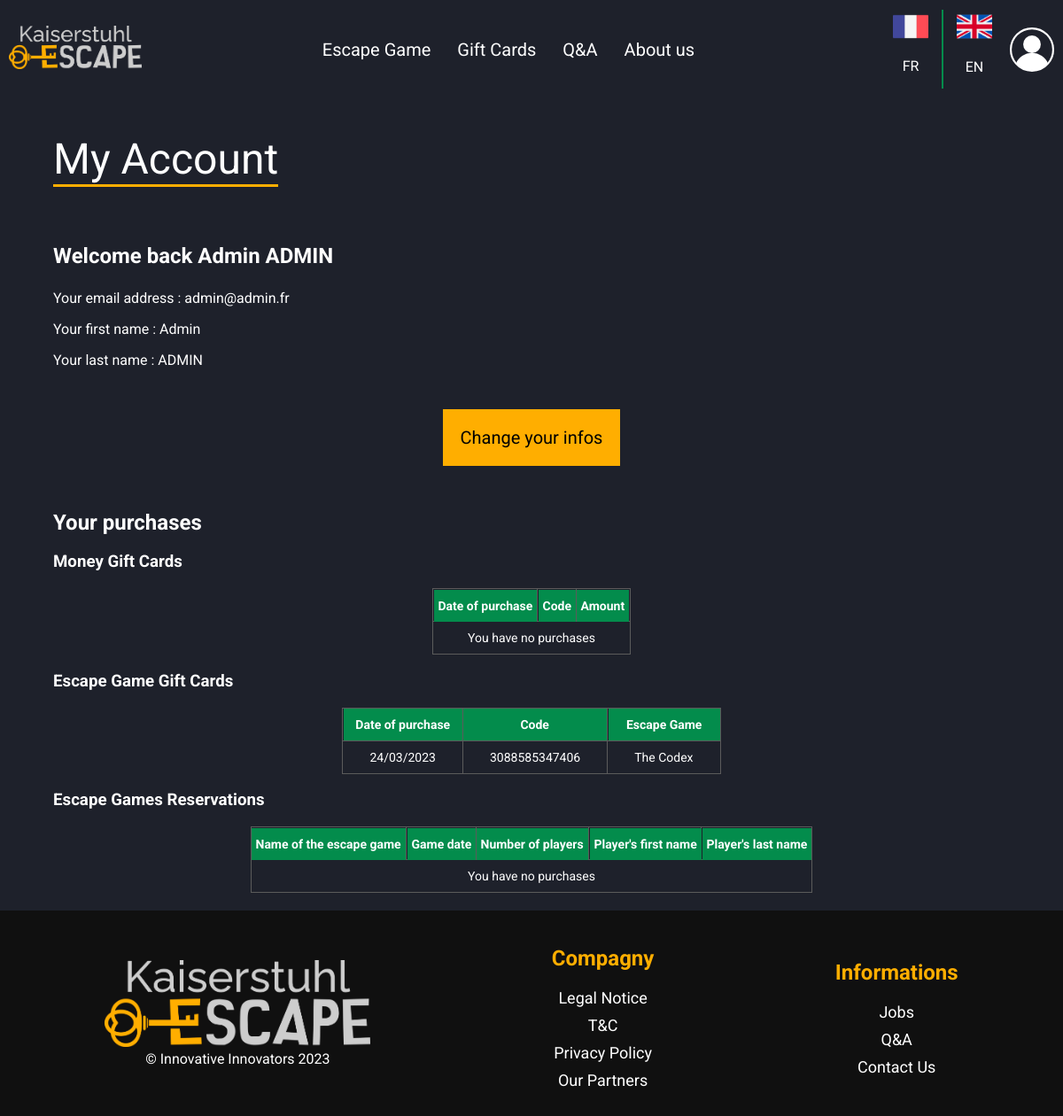
The page /index.php?action=account (signed in) on the database its author committed.
### tables this page shows
CREATE TABLE `user` (
  `id_user` int(11) NOT NULL,
  `email` varchar(255) DEFAULT NULL,
  `password` varchar(255) DEFAULT NULL,
  `firstName` varchar(32) DEFAULT NULL,
  `lastName` varchar(32) DEFAULT NULL,
  `rights` set('superadmin','editor','management','jobs','admin') DEFAULT NULL,
  `token` varchar(255) NOT NULL
);

CREATE TABLE `giftCard` (
  `id_giftCard` int(11) NOT NULL,
  `buyingDate` date DEFAULT NULL,
  `type` enum('money','escapeGame') DEFAULT NULL,
  `code` varchar(32) DEFAULT NULL,
  `usageDate` date DEFAULT NULL,
  `id_giftCardAmount` int(11) DEFAULT NULL,
  `id_escapeGame` int(11) DEFAULT NULL,
  `id_user` int(11) DEFAULT NULL
);

CREATE TABLE `escapeGame` (
  `id_escapeGame` int(11) NOT NULL,
  `name` varchar(64) DEFAULT NULL,
  `nameFR` varchar(64) DEFAULT NULL,
  `description` text DEFAULT NULL,
  `descriptionFR` text DEFAULT NULL,
  `address` varchar(255) DEFAULT NULL,
  `duration` int(11) NOT NULL,
  `x` float DEFAULT NULL,
  `y` float DEFAULT NULL,
  `visible` tinyint(1) DEFAULT NULL,
  `onFront` tinyint(1) DEFAULT NULL,
  `price2_3Persons` float DEFAULT NULL,
  `price4Persons` float DEFAULT NULL,
  `price5Persons` float DEFAULT NULL,
  `price6Persons` float DEFAULT NULL,
  `price7Persons` float DEFAULT NULL,
  `price8Persons` float DEFAULT NULL,
  `price9Persons` float DEFAULT NULL,
  `price10Persons` float DEFAULT NULL,
  `price11Persons` float DEFAULT NULL,
  `price12Persons` float DEFAULT NULL,
  `price12PlusPersons` float DEFAULT NULL,
  `difficulty` enum('Beginner','Easy','Medium','Hard','Extreme') DEFAULT NULL,
  `difficultyFR` enum('Débutant','Facile','Moyen','Difficile','Extrême') DEFAULT NULL
);

### vue/vue.class.php (called while the page is built, shortened)
<?php
class vue
{
    private $fichierVue;
    public function __construct($action)
    {
        $this->fichierVue = "vue/vue" . $action . ".php";
    }
    public function afficher($data, $title)
    {
        require $this->fichierVue;
        require "gabarit.php";
    }
}

### controleur/ctrLogin.class.php (called while the page is built, shortened)
<?php
require_once "modele/user.class.php";
require_once "modele/giftCards.class.php";
require_once "vue/vue.class.php";
class ctrLogin
{
    private $objUser;
    private $objGiftCards;
    public function __construct()
    {
        $this->objUser = new user();
        $this->objGiftCards = new giftCards();
    }
    public function account()
    {
        $user = $this->objUser->getUserInfo($_SESSION["id"]);
        $moneyCards = $this->objGiftCards->getMoneyCardsUser($_SESSION["id"]);
        $escapeCards = $this->objGiftCards->getEscapeCardsUser($_SESSION["id"]);
        $reservation = $this->objUser->getReservationUser($_SESSION["id"]);
        $title = "My account - Kaiserstuhl escape";
        $objVue = new vue("Account");
        $objVue->afficher(array("user" => $user, "moneyCards" => $moneyCards, "escapeCards" => $escapeCards, "reservation" => $reservation), $title);
    }
}

### index.php (called while the page is built, shortened)
<?php
require "includes/default_config.php";
require "controleur/routeur.class.php";
require_once "modele/user.class.php";
$objRouteur = new Routeur();
$objRouteur->routeurRequete();

### modele/user.class.php (called while the page is built, shortened)
<?php
require_once "modele/bdd.class.php";
class user extends bdd
{
    public function getUserInfo($id)
    {
        $req = "SELECT email, firstName, lastName, rights FROM user WHERE id_user = ?";
        $user = $this->execReqPrep($req, array($id));
        return $user[0];
    }
}

### includes/default_config.php (called while the page is built, shortened)
<?php
$conf = new stdClass();
$conf->DBHOST = config::$DBHost ?? "localhost";
$conf->DBUSER = config::$DBUser ?? "root";
$conf->DBNAME = config::DBNAME;
$conf->DBPWD = config::$DBPwd ?? "admin";

### modele/bdd.class.php (called while the page is built, shortened)
<?php
abstract class bdd
{
    private $bdd;
    private function connexionBDD()
    {
        global $conf;
        if (!isset($this->bdd))
            try {
                $options = array(PDO::MYSQL_ATTR_INIT_COMMAND => "SET NAMES utf8");
                $this->bdd = new PDO('mysql:host=' . $conf->DBHOST . ';dbname=' . $conf->DBNAME, $conf->DBUSER, $conf->DBPWD, $options);
            } catch (Exception $err) {
                throw new Exception("Connexion à la BDD");
            }
        return $this->bdd;
    }
    protected function execReqPrep($req, $data)
    {
        $reponse = $this->connexionBDD()->prepare($req);
        if ($reponse->execute($data)) {
            $resultat = $reponse->fetchAll(PDO::FETCH_ASSOC);
            if (!empty($resultat))
                return $resultat;
            else
                return $reponse->rowCount();
        }
        return FALSE;
    }
}

### modele/giftCards.class.php (called while the page is built, shortened)
<?php
require_once "modele/bdd.class.php";
class giftCards extends bdd
{
    public function getEscapeCardsUser($id)
    {
        $req = "SELECT DATE_FORMAT(buyingDate, '%d/%m/%Y') AS buyingDate, code, eG.name, eG.nameFR FROM giftCard INNER JOIN escapeGame eG on giftCard.id_escapeGame = eG.id_escapeGame WHERE type = 'escapeGame' AND giftCard.id_user = ? AND ISNULL(usageDate);";
        return $this->execReqPrep($req, array($id));
    }
}

### vue/vueAccount.php (the view, shortened to what this page needs)
<h2 class="titleUnderline"><?= ACCOUNT_TITLE ?></h2>
<?php
echo "<h3 class='welcomeBack'>" . ACCOUNT_WELCOME . " " . $user["firstName"] . " " . $user["lastName"] . "</h3>";
?>
<p><?= ACCOUNT_EMAIL . $user["email"] ?></p>
<p><?= ACCOUNT_FIRST_NAME . $user["firstName"] ?></p>
<p><?= ACCOUNT_LAST_NAME . $user["lastName"] ?></p>
<div class="divYellowButtonAccount">
    <a class="escapeYellowButton yellowButtonAccount"
       href="index.php?action=accountChangeInfos"><?= ACCOUNT_CHANGE_INFOS ?></a>
</div>
<h2><?= ACCOUNT_PURCHASES ?></h2>
<h3><?= ACCOUNT_GIFT_CARDS_MONEY ?></h3>
<div class="tg-wrap accountTables">
    <table class="tg">
        <thead>
        <tr>
            <th class="tg-a43n"><?= ADMIN_GIFT_CARDS_SOLD_DATE ?></th>
            <th class="tg-a43n"><?= ADMIN_GIFT_CARDS_SOLD_CODE ?></th>
            <th class="tg-a43n"><?= ADMIN_GIFT_CARDS_SOLD_AMOUNT ?></th>
        </tr>
        </thead>
        <tbody>
        <?php
        if (isset($moneyCards) and !empty($moneyCards)) {
            foreach ($moneyCards as $card) {
                ?>
                <tr class="searchContent">
                    <td class="tg-m5d1 pad"><?= $card['buyingDate'] ?></td>
                    <td class="tg-m5d1 pad"><?= $card['code'] ?></td>
                    <td class="tg-m5d1 pad"><?= $card['price'] ?> €</td>
                </tr>
                <?php
            }
        } else {
            ?>
            <tr class="searchContent">
                <td class="tg-m5d1 pad" colspan="3"><?= ACCOUNT_NO_PURCHASES ?></td>
            </tr>
            <?php
        }
        ?>
        </tbody>
    </table>
</div>
<h3><?= ACCOUNT_GIFT_CARDS_ESCAPE_GAME ?></h3>
<div class="tg-wrap accountTables">
    <table class="tg">
        <thead>
        <tr>
            <th class="tg-a43n"><?= ADMIN_GIFT_CARDS_SOLD_DATE ?></th>
            <th class="tg-a43n"><?= ADMIN_GIFT_CARDS_SOLD_CODE ?></th>
            <th class="tg-a43n"><?= ADMIN_GIFT_CARDS_SOLD_ESCAPEGAME ?></th>
        </tr>
        </thead>
        <tbody>
        <?php
        if (isset($escapeCards) and !empty($escapeCards)) {
            foreach ($escapeCards as $card) {
                ?>
                <tr class="searchContent">
                    <td class="tg-m5d1 pad"><?= $card['buyingDate'] ?></td>
                    <td class="tg-m5d1 pad"><?= $card['code'] ?></td>
                    <?php
                    if ($_SESSION["lang"] == "en") {
                        ?>
                        <td class="tg-m5d1 pad"><?= $card['name'] ?></td>
                        <?php
                    } elseif ($_SESSION["lang"] == "fr") {
                        ?>
                        <td class="tg-m5d1 pad"><?= $card['nameFR'] ?></td>
                        <?php
                    } else {
                        ?>
                        <td class="tg-m5d1 pad"><?= $card['name'] ?></td>
                        <?php
                    }
                    ?>
                </tr>
                <?php
            }
        } else {
            ?>
            <tr class="searchContent">
                <td class="tg-m5d1 pad" colspan="3"><?= ACCOUNT_NO_PURCHASES ?></td>
            </tr>
            <?php
        }
        ?>
        </tbody>
    </table>
</div>
<h3><?= ACCOUNT_ESCAPE_GAME ?></h3>
<div class="tg-wrap accountTables">
    <table class="tg">
        <thead>
        <tr>
            <th class="tg-a43n"><?= ACCOUNT_ESCAPE_GAME_NAME ?></th>
            <th class="tg-a43n"><?= ACCOUNT_ESCAPE_GAME_DATE ?></th>
            <th class="tg-a43n"><?= ACCOUNT_ESCAPE_GAME_NB_PLAYERS ?></th>
            <th class="tg-a43n"><?= ACCOUNT_ESCAPE_GAME_BUYERS_FIRST_NAME ?></th>
            <th class="tg-a43n"><?= ACCOUNT_ESCAPE_GAME_BUYERS_LAST_NAME ?></th>
        </tr>
        </thead>
        <tbody>
        <?php
        if (isset($reservation) and !empty($reservation)) {
            foreach ($reservation as $res) {
                ?>
                <tr class="searchContent">
                    <?php
                    if ($_SESSION["lang"] == "en") {
                        ?>
                        <td class="tg-m5d1 pad"><?= $res['name'] ?></td>
                        <?php
                    } elseif ($_SESSION["lang"] == "fr") {
                        ?>
                        <td class="tg-m5d1 pad"><?= $res['nameFR'] ?></td>
                        <?php
                    } else {
                        ?>
                        <td class="tg-m5d1 pad"><?= $res['name'] ?></td>
                        <?php
                    }
                    ?>
                    <td class="tg-m5d1 pad"><?= $res['gameDateDisplay'] ?></td>
                    <td class="tg-m5d1 pad"><?= $res['nbPlayers'] ?></td>
                    <td class="tg-m5d1 pad"><?= $res['buyersFirstName'] ?></td>
                    <td class="tg-m5d1 pad"><?= $res['buyersLastName'] ?></td>
                </tr>
                <?php
            }
        } else {
            ?>
            <tr class="searchContent">
                <td class="tg-m5d1 pad" colspan="5"><?= ACCOUNT_NO_PURCHASES ?></td>
            </tr>
            <?php
        }
        ?>
        </tbody>
    </table>
</div>

### styles/style.css (style rules this page uses)
:root { --background: #1E212B; --yellow: #FFAE00; --green: #038C4C; --black: #101010; --lightBlue: #373D50; --red: #fb4d3d; --lightGrey: #a4a4a4; --veryLightBlue: #6A7497; --grey: #D9D9D9; }
html, body { height: 100%; }
body { margin: 0; background-color: var(--background); font-family: 'Roboto', sans-serif; display: grid; grid-template-rows: auto 1fr auto; grid-template-columns: 100%; }
.titleUnderline { position: relative; display: inline-block; font-size: 32px; font-weight: 400; border-bottom: var(--yellow) solid 3px; }
.titleUnderline::after { content: ""; position: absolute; border-bottom: var(--yellow) 3px solid; }
.welcomeBack { font-size: 24px; }
.accountTables { white-space: nowrap; }
.divYellowButtonAccount { display: flex; justify-content: center; }
.yellowButtonAccount { display: block; }
.escapeYellowButton { background-color: var(--yellow); padding: 20px; margin: 30px; font-size: 20px; display: flex; justify-content: center; text-align: center; cursor: pointer; text-decoration: none; color: black; border: none; }
.tg { border-collapse: collapse; border-spacing: 0; margin: 0px auto; text-align: center; }
.tg td { border-color: black; border-style: solid; border-width: 1px; font-size: 14px; overflow: hidden; padding: 10px 5px; word-break: normal; }
.tg th { border-color: black; border-style: solid; border-width: 1px; font-size: 14px; font-weight: normal; overflow: hidden; padding: 10px 5px; word-break: normal; }
.tg .tg-m5d1 { border-color: #5b5b5b; color: #ffffff; text-align: center; vertical-align: top }
.tg .tg-a43n { background-color: var(--green); border-color: #5b5b5b; color: #ffffff; font-weight: bold; position: -webkit-sticky; position: sticky; text-align: center; top: -1px; vertical-align: top; will-change: transform; }
a { text-decoration: none; }
.tg .pad { padding: 10px 30px; }

### styles/stylePC.css (style rules this page uses)
.titleUnderline { font-size: 48px; }

### rows shown on the page
user: firstName "Admin", lastName "ADMIN", email "admin@admin.fr"
giftcard: buyingDate "24/03/2023", code "3088585347406", id_escapeGame.name "The Codex"

### other values the page prints
MENU_ESCAPE_GAME "Escape Game"
MENU_GIFT_CARDS "Gift Cards"
MENU_Q_AND_A "Q&A"
MENU_ABOUT_US "About us"
ACCOUNT_HOVER_LOGOUT "Logout"
ACCOUNT_TITLE "My Account"
ACCOUNT_WELCOME "Welcome back"
ACCOUNT_EMAIL "Your email address :"
ACCOUNT_FIRST_NAME "Your first name :"
ACCOUNT_LAST_NAME "Your last name :"
ACCOUNT_CHANGE_INFOS "Change your infos"
ACCOUNT_PURCHASES "Your purchases"
ACCOUNT_GIFT_CARDS_MONEY "Money Gift Cards"
ADMIN_GIFT_CARDS_SOLD_DATE "Date of purchase"
ADMIN_GIFT_CARDS_SOLD_CODE "Code"
